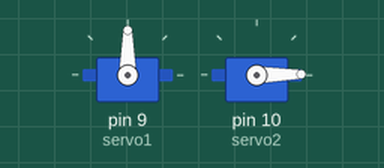
Bench run of a sketch on a simulated Arduino Uno, built with avr-gcc and run on an emulated ATmega328P. Shown: 2 × servo.

Above: at 0.05 s.
At 4.05 s:
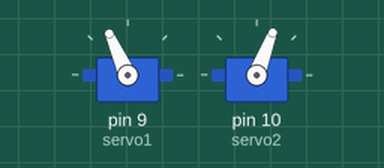
At 8.05 s:
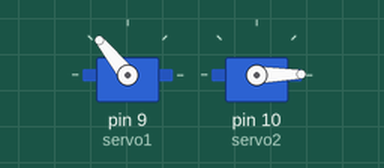
At 16.15 s:
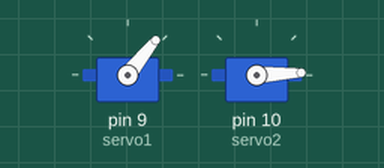
Timing chart, 0 to 21.1 s (numbered marks = the images above):
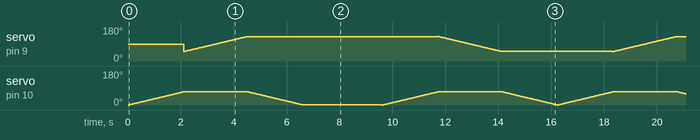

Measured:
- by itself, servo on pin 10 (servo2): moves between 0° and 70°, repeating every 16.2 s

The sketch:

arm_code.ino
```cpp
/*
 * Team id : eYRC #902
 * Author List : Karthik Raj SS, jaffar aleem , Likith S , Gagan L naik
 * Filename :arm_code
 * Theme : Antbot
 * Functions : setup() , loop()
 * global variables : None
 *
 */

#include<Servo.h>
Servo servo1;
Servo servo2;

/*
 * Function name : setup
 * input : none
 * output : none
 * logic : each servo is being connected to two different digital pins
 * example call: setup()
 */

void setup()
{
  // put your setup code here, to run once:

servo1.attach(9); // servo1 is attached to digital pin 9
servo2.attach(10); // servo1 is attached to digital pin 10

}

/*
 * Function name : loop
 * input : arm_down(), gripper_hold() , arm_up() , gripper_release() are the function calls in the void loop
 * output : none
 * logic : the arm has to move down from an upward default position and and then has to pick up the block by closing the gripper , and the arm moves upward again and after a delay of 3 seconds the arm again moves down to place the block picked up earlier att the same position
 * example call: loop() but its iterative by inbuilt
 */

void loop()
{
  // put your main code here, to run repeatedly:
  arm_down(); // arm movement from up to down
  gripper_hold(); // gripper movement to hold the block
  arm_up(); // arm movement down to up after grasping the block

  delay(3000); // holds the block for 3 seconds in air

  arm_down(); // arm movement from up to down
  gripper_release(); // gripper movement to release the block held
  arm_up();  // arm movement down to up after grasping the block


}

/*
 * Function name : arm_down()
 * input : none
 * output: value of j is given to servo motor
 * logic : value of j is incrementes by steps of 1 in for loop and given as angle for rotation to the servo motor up in order to facilitate up and down motion
 * example call: arm_down()
 */
void arm_down()
{
   for(int j=0;j<70;j++) // j varies from 0 to 70 and incremented by 1 in every iteration
{
  servo2.write(j); //angle is given to servo motor
  delay(30);
}
}

/*
 * Function name : gripper_hold()
 * input : none
 * output: value of i given to servo motor
 * logic : value of i is incremented by 1 within for loop and given to servo motor for rotation in order to facilitate closing motion of gripper
 * example call: gripper_hold()
 */
void gripper_hold()
{
  for(int i=50;i<130;i++) // i varies from 50 to 130 and incremented by 1 in every iteration
{
  servo1.write(i);  //angle is given to servo motor
  delay(30); //
}
}

/*
 * Function name : arm_up()
 * input : none
 * output: value of j is given to servo motor
 * logic : value of j is incrementes by steps of 1 in for loop and given as angle for rotation to the servo motor up in order to facilitate up and down motion
 * example call: arm_up()
 */
void arm_up()
{
  for(int j=70;j>0;j--) // j varies from 70 to 0 and incremented by 1 in every iteration
{
  servo2.write(j);  //angle is given to servo motor
  delay(30);
}
}

/*
 * Function name : gripper_release()
 * input : none
 * output: value of i is given to servo motor
 * logic : value of i is incrementes by steps of 1 and given as angle for rotation to the servo motor up in order to facilitate releasing motion of the gripper
 * example call: gripper_release()
 */
void gripper_release()
{
  for(int i=130;i>50;i--) // i varies from 130 to 50 and incremented by 1 in every iteration
{
  servo1.write(i);  //angle is given to servo motor
  delay(30);
}

}
```
